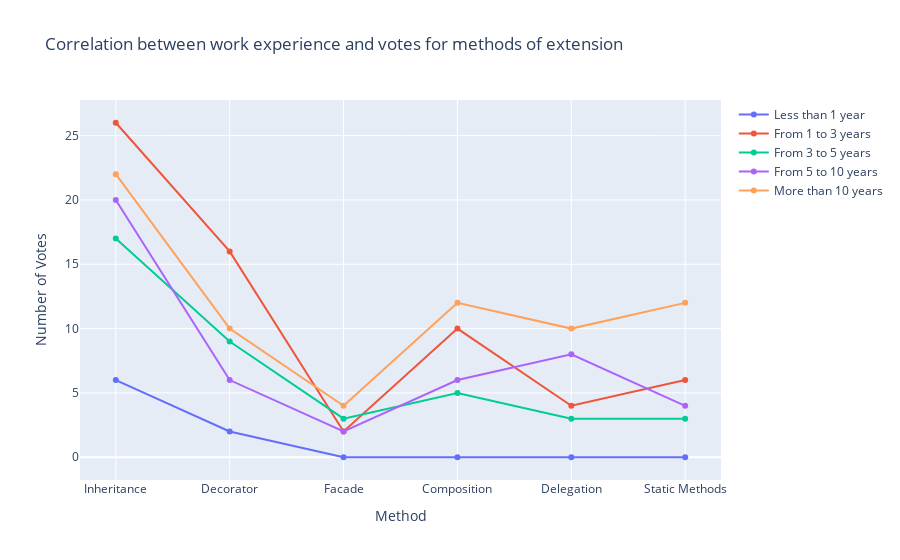

Write notebook code for a chart like this one.
### Markdown cell above
## Correlation between work experience and votes for methods of extension

### Code cell
fig = go.Figure(data=[
    go.Scatter(y=list(total_less_than_a_year_dict.values()), x=list(total_less_than_a_year_dict), 
               name='Less than 1 year'),
    go.Scatter(y=list(total_from_1_to_3_dict.values()), x=list(total_from_1_to_3_dict), name='From 1 to 3 years'),
    go.Scatter(y=list(total_from_3_to_5_dict.values()), x=list(total_from_3_to_5_dict), name='From 3 to 5 years'),
    go.Scatter(y=list(total_from_5_to_10_dict.values()), x=list(total_from_5_to_10_dict), name='From 5 to 10 years'),
    go.Scatter(y=list(total_more_than_10_dict.values()), x=list(total_more_than_10_dict), name='More than 10 years')
])
fig.update_layout(
    title='Correlation between work experience and votes for methods of extension',
    xaxis_title='Method',
    yaxis_title='Number of Votes'
)
fig.show()

### Figure 1 — Plotly figure (JSON) as saved in the notebook; plotly's stock layout.template omitted (floating-point values rounded to 4 significant figures)
{"data": [{"name": "Less than 1 year", "type": "scatter", "x": ["Inheritance", "Decorator", "Facade", "Composition", "Delegation", "Static Methods"], "y": [6, 2, 0, 0, 0, 0]}, {"name": "From 1 to 3 years", "type": "scatter", "x": ["Inheritance", "Decorator", "Facade", "Composition", "Delegation", "Static Methods"], "y": [26, 16, 2, 10, 4, 6]}, {"name": "From 3 to 5 years", "type": "scatter", "x": ["Inheritance", "Decorator", "Facade", "Composition", "Delegation", "Static Methods"], "y": [17, 9, 3, 5, 3, 3]}, {"name": "From 5 to 10 years", "type": "scatter", "x": ["Inheritance", "Decorator", "Facade", "Composition", "Delegation", "Static Methods"], "y": [20, 6, 2, 6, 8, 4]}, {"name": "More than 10 years", "type": "scatter", "x": ["Inheritance", "Decorator", "Facade", "Composition", "Delegation", "Static Methods"], "y": [22, 10, 4, 12, 10, 12]}], "layout": {"title": {"text": "Correlation between work experience and votes for methods of extension"}, "xaxis": {"title": {"text": "Method"}}, "yaxis": {"title": {"text": "Number of Votes"}}}}
